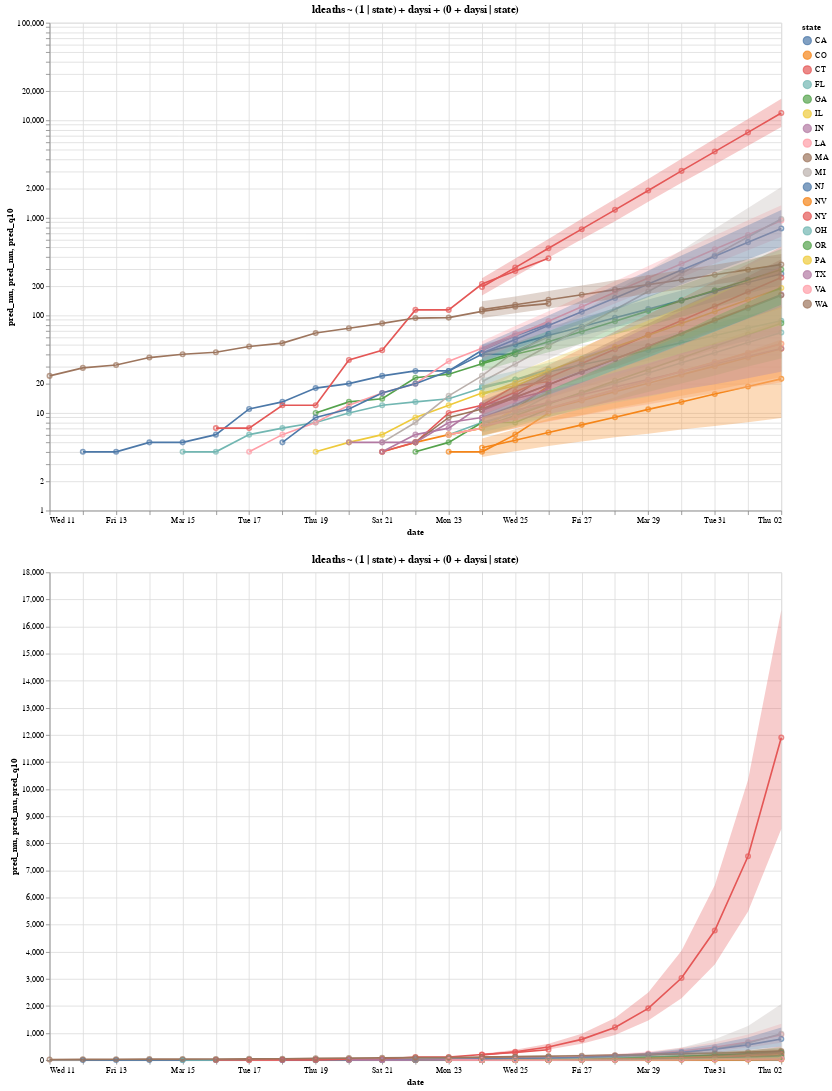

The notebook cell this image was saved under:
### Markdown cell above
# Log and Linear -- old

### Code cell
m2pl_log & m2pl_lin

### Figure 1 — Vega-Lite specification as saved in the notebook (floating-point values rounded to 4 significant figures; data arrays with more than 128 entries replaced by an {"elided": "..."} marker saying what was removed)
{"$schema": "https://vega.github.io/schema/vega-lite/v3.4.0.json", "config": {"mark": {"tooltip": null}, "view": {"height": 300, "width": 400}}, "datasets": {"data-40fd80ae9c511b0515a27ebc4c97eab2": {"elided": "190 records"}, "data-6a0822a7a6f898199cff1d4ba95c783a": {"elided": "146 records"}}, "vconcat": [{"data": {"name": "data-6a0822a7a6f898199cff1d4ba95c783a"}, "height": 600, "layer": [{"encoding": {"color": {"field": "state", "type": "nominal"}, "tooltip": [{"field": "state", "type": "nominal"}, {"field": "date", "type": "temporal"}, {"field": "pred_mu", "type": "quantitative"}], "x": {"field": "date", "title": "date", "type": "temporal"}, "y": {"field": "pred_mu", "scale": {"type": "log", "zero": false}, "title": "pred_mu", "type": "quantitative"}}, "mark": "line"}, {"encoding": {"color": {"field": "state", "type": "nominal"}, "tooltip": [{"field": "state", "type": "nominal"}, {"field": "date", "type": "temporal"}, {"field": "pred_mu", "type": "quantitative"}], "x": {"field": "date", "title": "date", "type": "temporal"}, "y": {"field": "pred_mu", "scale": {"type": "log", "zero": false}, "title": "pred_mu", "type": "quantitative"}}, "mark": "point"}, {"data": {"name": "data-40fd80ae9c511b0515a27ebc4c97eab2"}, "layer": [{"encoding": {"color": {"field": "state", "type": "nominal"}, "tooltip": [{"field": "state", "type": "nominal"}, {"field": "date", "type": "temporal"}, {"field": "pred_mu", "type": "quantitative"}], "x": {"field": "date", "title": "date", "type": "temporal"}, "y": {"field": "pred_mu", "scale": {"type": "log", "zero": false}, "title": "pred_mu", "type": "quantitative"}}, "mark": "line"}, {"encoding": {"color": {"field": "state", "type": "nominal"}, "tooltip": [{"field": "state", "type": "nominal"}, {"field": "date", "type": "temporal"}, {"field": "pred_mu", "type": "quantitative"}], "x": {"field": "date", "title": "date", "type": "temporal"}, "y": {"field": "pred_mu", "scale": {"type": "log", "zero": false}, "title": "pred_mu", "type": "quantitative"}}, "mark": "point"}, {"encoding": {"color": {"field": "state", "type": "nominal"}, "tooltip": [{"field": "state", "type": "nominal"}, {"field": "date", "type": "temporal"}, {"field": "pred_mu", "type": "quantitative"}], "x": {"field": "date", "type": "temporal"}, "y": {"field": "pred_q10", "type": "quantitative"}, "y2": {"field": "pred_q90"}}, "mark": "errorband"}]}], "title": "ldeaths ~ (1 | state) + daysi + (0 + daysi | state)", "width": 900}, {"data": {"name": "data-6a0822a7a6f898199cff1d4ba95c783a"}, "height": 600, "layer": [{"encoding": {"color": {"field": "state", "type": "nominal"}, "tooltip": [{"field": "state", "type": "nominal"}, {"field": "date", "type": "temporal"}, {"field": "pred_mu", "type": "quantitative"}], "x": {"field": "date", "title": "date", "type": "temporal"}, "y": {"field": "pred_mu", "title": "pred_mu", "type": "quantitative"}}, "mark": "line"}, {"encoding": {"color": {"field": "state", "type": "nominal"}, "tooltip": [{"field": "state", "type": "nominal"}, {"field": "date", "type": "temporal"}, {"field": "pred_mu", "type": "quantitative"}], "x": {"field": "date", "title": "date", "type": "temporal"}, "y": {"field": "pred_mu", "title": "pred_mu", "type": "quantitative"}}, "mark": "point"}, {"data": {"name": "data-40fd80ae9c511b0515a27ebc4c97eab2"}, "layer": [{"encoding": {"color": {"field": "state", "type": "nominal"}, "tooltip": [{"field": "state", "type": "nominal"}, {"field": "date", "type": "temporal"}, {"field": "pred_mu", "type": "quantitative"}], "x": {"field": "date", "title": "date", "type": "temporal"}, "y": {"field": "pred_mu", "title": "pred_mu", "type": "quantitative"}}, "mark": "line"}, {"encoding": {"color": {"field": "state", "type": "nominal"}, "tooltip": [{"field": "state", "type": "nominal"}, {"field": "date", "type": "temporal"}, {"field": "pred_mu", "type": "quantitative"}], "x": {"field": "date", "title": "date", "type": "temporal"}, "y": {"field": "pred_mu", "title": "pred_mu", "type": "quantitative"}}, "mark": "point"}, {"encoding": {"color": {"field": "state", "type": "nominal"}, "tooltip": [{"field": "state", "type": "nominal"}, {"field": "date", "type": "temporal"}, {"field": "pred_mu", "type": "quantitative"}], "x": {"field": "date", "type": "temporal"}, "y": {"field": "pred_q10", "type": "quantitative"}, "y2": {"field": "pred_q90"}}, "mark": "errorband"}]}], "title": "ldeaths ~ (1 | state) + daysi + (0 + daysi | state)", "width": 900}]}
